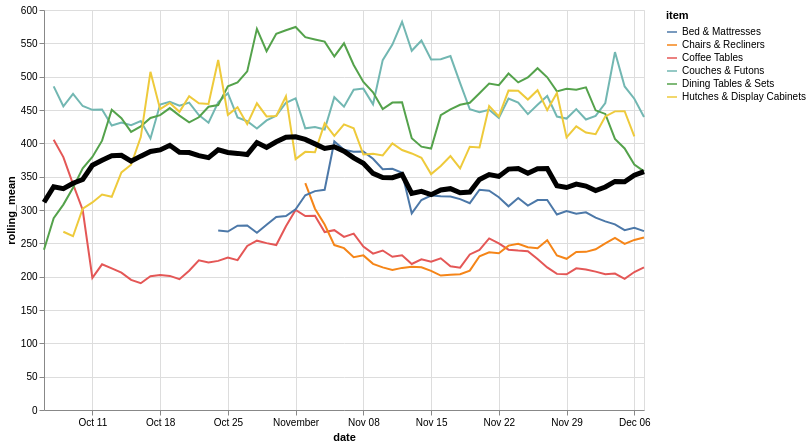

Write a Vega-Lite specification for this figure.
### Vega-Lite specification from a JSON file in a GitHub repository (floating-point values rounded to 4 significant figures; data arrays with more than 128 entries replaced by an {"elided": "..."} marker saying what was removed)
{"config": {"view": {"continuousWidth": 400, "continuousHeight": 300}}, "layer": [{"data": {"name": "data-daff583ec780e4953f31669ec50d6d2d"}, "mark": "line", "encoding": {"color": {"type": "nominal", "field": "item"}, "x": {"type": "temporal", "field": "date"}, "y": {"type": "quantitative", "field": "rolling_mean"}}, "transform": [{"window": [{"op": "mean", "field": "log_price", "as": "rolling_mean"}], "frame": [-4, 3]}]}, {"data": {"name": "data-454274b86a705918b94585876c754462"}, "mark": {"type": "line", "color": "black", "size": 5}, "encoding": {"x": {"type": "temporal", "field": "date"}, "y": {"type": "quantitative", "field": "rolling_mean"}}, "transform": [{"window": [{"op": "mean", "field": "log_price", "as": "rolling_mean"}], "frame": [-4, 3]}]}], "height": 400, "width": 600, "$schema": "https://vega.github.io/schema/vega-lite/v4.8.1.json", "datasets": {"data-daff583ec780e4953f31669ec50d6d2d": {"elided": "328 records"}, "data-454274b86a705918b94585876c754462": [{"date": "2020-10-06", "log_price": 145.0}, {"date": "2020-10-07", "log_price": 371.8}, {"date": "2020-10-08", "log_price": 366.6}, {"date": "2020-10-09", "log_price": 362.8}, {"date": "2020-10-10", "log_price": 428.0}, {"date": "2020-10-11", "log_price": 318.1}, {"date": "2020-10-12", "log_price": 388.9}, {"date": "2020-10-13", "log_price": 385.2}, {"date": "2020-10-14", "log_price": 315.8}, {"date": "2020-10-15", "log_price": 431.1}, {"date": "2020-10-16", "log_price": 420.5}, {"date": "2020-10-17", "log_price": 368.3}, {"date": "2020-10-18", "log_price": 358.0}, {"date": "2020-10-19", "log_price": 378.4}, {"date": "2020-10-20", "log_price": 445.6}, {"date": "2020-10-21", "log_price": 403.1}, {"date": "2020-10-22", "log_price": 370.9}, {"date": "2020-10-23", "log_price": 346.5}, {"date": "2020-10-24", "log_price": 418.2}, {"date": "2020-10-25", "log_price": 331.4}, {"date": "2020-10-26", "log_price": 334.2}, {"date": "2020-10-27", "log_price": 472.1}, {"date": "2020-10-28", "log_price": 413.5}, {"date": "2020-10-29", "log_price": 392.7}, {"date": "2020-10-30", "log_price": 356.8}, {"date": "2020-10-31", "log_price": 489.9}, {"date": "2020-11-01", "log_price": 359.6}, {"date": "2020-11-02", "log_price": 399.8}, {"date": "2020-11-03", "log_price": 387.8}, {"date": "2020-11-04", "log_price": 477.7}, {"date": "2020-11-05", "log_price": 383.0}, {"date": "2020-11-06", "log_price": 338.7}, {"date": "2020-11-07", "log_price": 302.4}, {"date": "2020-11-08", "log_price": 509.8}, {"date": "2020-11-09", "log_price": 305.5}, {"date": "2020-11-10", "log_price": 320.8}, {"date": "2020-11-11", "log_price": 323.7}, {"date": "2020-11-12", "log_price": 355.4}, {"date": "2020-11-13", "log_price": 333.1}, {"date": "2020-11-14", "log_price": 337.6}, {"date": "2020-11-15", "log_price": 338.6}, {"date": "2020-11-16", "log_price": 285.0}, {"date": "2020-11-17", "log_price": 329.1}, {"date": "2020-11-18", "log_price": 281.7}, {"date": "2020-11-19", "log_price": 379.6}, {"date": "2020-11-20", "log_price": 371.2}, {"date": "2020-11-21", "log_price": 284.3}, {"date": "2020-11-22", "log_price": 346.2}, {"date": "2020-11-23", "log_price": 488.6}, {"date": "2020-11-24", "log_price": 345.2}, {"date": "2020-11-25", "log_price": 306.4}, {"date": "2020-11-26", "log_price": 369.1}, {"date": "2020-11-27", "log_price": 386.9}, {"date": "2020-11-28", "log_price": 313.2}, {"date": "2020-11-29", "log_price": 339.6}, {"date": "2020-11-30", "log_price": 347.4}, {"date": "2020-12-01", "log_price": 282.9}, {"date": "2020-12-02", "log_price": 324.4}, {"date": "2020-12-03", "log_price": 347.6}, {"date": "2020-12-04", "log_price": 345.0}, {"date": "2020-12-05", "log_price": 332.6}, {"date": "2020-12-06", "log_price": 356.4}, {"date": "2020-12-07", "log_price": 406.7}]}}
